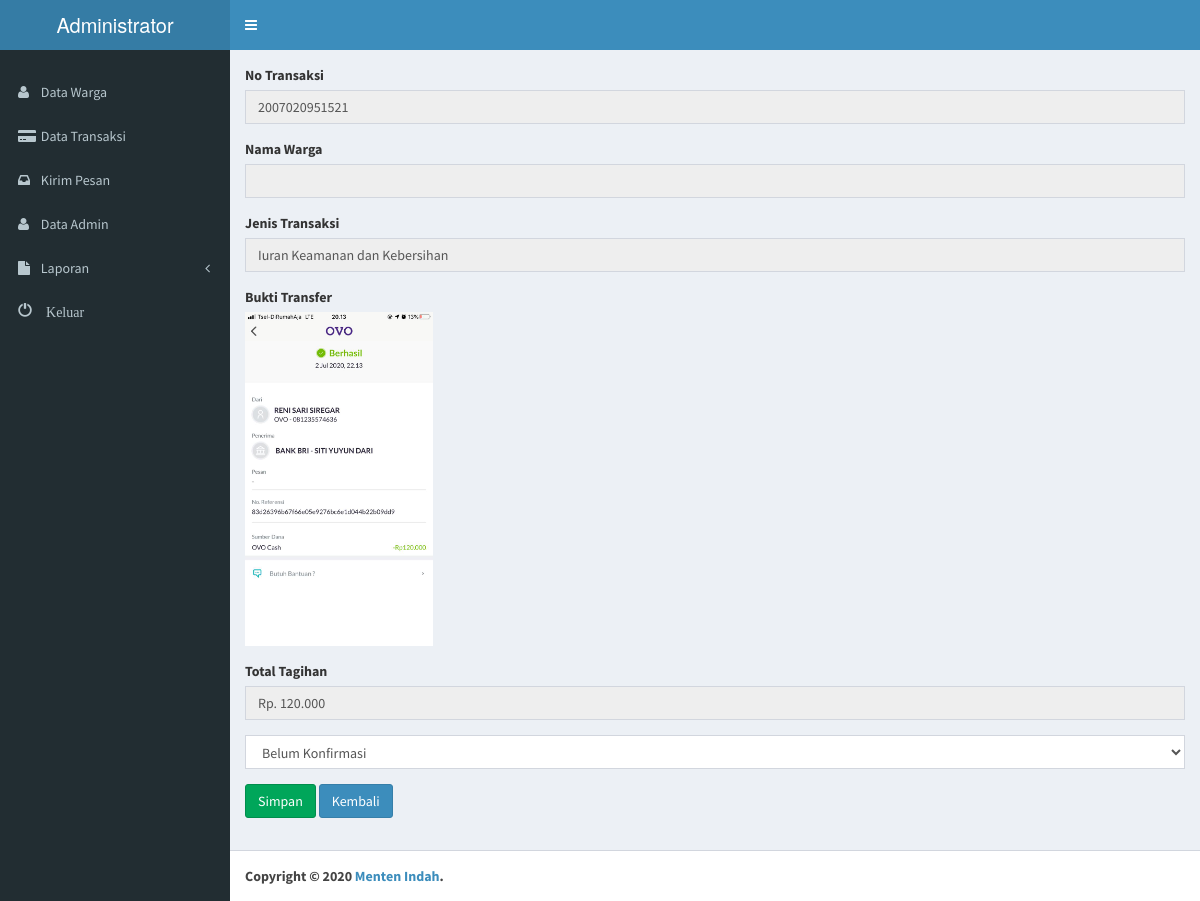
The app's page /admin/cek_transaksi.php?id=MZ002200700001 (signed in) with its own data.
### tables this page shows
CREATE TABLE `transaksi` (
  `id_transaksi` varchar(15) NOT NULL,
  `id_muzakki` varchar(6) NOT NULL,
  `nama_muzakki` varchar(50) NOT NULL,
  `no_transaksi` varchar(14) NOT NULL,
  `jenis_zakat` varchar(30) NOT NULL,
  `bukti_transfer` text NOT NULL,
  `jumlah_bayar` int(8) NOT NULL,
  `nama_bank` varchar(10) NOT NULL,
  `atas_nama` varchar(50) NOT NULL,
  `rekening_bank_tujuan` varchar(10) NOT NULL,
  `jumlah_bayar_konfirmasi` int(8) NOT NULL,
  `tgl_bayar` date NOT NULL,
  `keterangan` text NOT NULL,
  `status` int(3) NOT NULL
);

### admin/config/fungsi.php (called while the page is built, shortened)
<?php
function tampiltransaksiperid($id)
{
	global $konek;
	$sql = "SELECT * FROM transaksi WHERE id_transaksi='$id'";
	$result = mysqli_query($konek, $sql) or die('gagal menampilkan data');
	return $result;
}
function rupiah($angka)
{
	$jadi = number_format($angka, 0, ',', '.');
	return $jadi;
}

### admin/cek_transaksi.php (the view, shortened to what this page needs)
<?php include 'head_admin.php';
include 'config/config.php';
if (empty($id = $_GET['id'])) {
  echo "id kosong";
} else {
  $result = tampiltransaksiperid($id);
}
?>
<link rel="stylesheet" type="text/css" href="media/css/dataTables.bootstrap.css">
<div class="content-wrapper">
  <section class="content">
    <form action="" method="post">
      <?php while ($a = mysqli_fetch_assoc($result)) { ?>
        <div class="form-group">
          <label>No Transaksi</label>
          <input readonly type="text" class="form-control" value="<?= $a['no_transaksi']; ?>">
        </div>
        <div class="form-group">
          <label>Nama Warga</label>
          <input readonly type="text" class="form-control" value="<?= $a['nama_warga']; ?>">
        </div>
        <div class="form-group">
          <label>Jenis Transaksi</label>
          <input readonly type="text" class="form-control" value="<?= $a['jenis_zakat']; ?>">
        </div>
        <div class="form-group">
          <label>Bukti Transfer</label>
          <img class="img-responsive" width="20%" src="../<?= $a['bukti_transfer']; ?>">
        </div>
        <div class="form-group">
          <label>Total Tagihan</label>
          <input readonly type="text" class="form-control" value="Rp. <?= rupiah($a['jumlah_bayar']); ?>">
        </div>
        <div class="form-group">
          <select name="status" class="form-control">
            <option value="0">Belum Konfirmasi</option>
          </select>
        </div>
      <?php } ?>
      <input type="submit" name="submit" class="btn btn-success" value="Simpan">
      <a href="data_transaksi.php" class="btn btn-primary">Kembali</a>
    </form>
  </section>
</div>
<?php include 'foot_admin.php'; ?>

### records on screen
transaksi: no_transaksi "2007020951521", jenis_zakat "Iuran Keamanan dan Kebersihan", bukti_transfer (picture), jumlah_bayar "Rp. 120.000"
